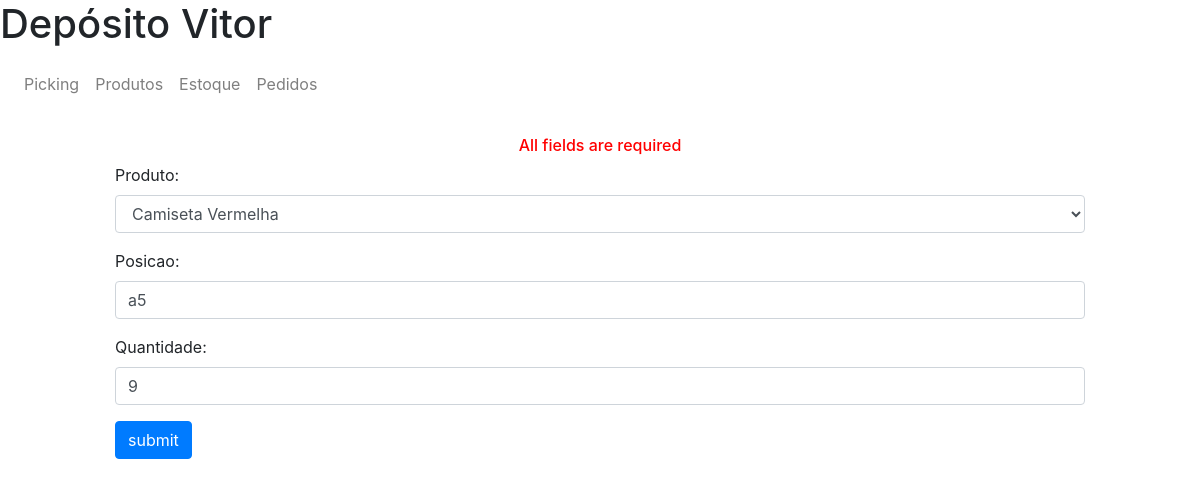
/editar-posicao/1, run on the app's committed database.
### deposito/models.py (models this page shows, shortened)
class Produto_posicao (models.Model):
    produto = models.ForeignKey(Produto, on_delete=models.CASCADE)
    posicao = models.CharField(max_length=31)
    quantidade = models.IntegerField()
    updated = models.DateTimeField(auto_now=True)

### deposito/views.py (the view)
# urls.py: path('editar-posicao/<int:pk>', views.editPosicao, name='editPosicao'),
def editPosicao (request, pk, template_name='deposito/edit_posicao.html'):
    posicao = get_object_or_404(Produto_posicao, id=pk)
    form = ProdutoPosicaoForm(request.POST or None, instance=posicao)
    if form.is_valid():
        form.save()
        return redirect('deposito:estoque')
    return render(request, template_name, {'form':form})

### deposito/forms.py
class ProdutoPosicaoForm(forms.ModelForm):
    class Meta:
        model = Produto_posicao
        fields = "__all__"

### deposito/models.py (called while the page is built)
    def __str__ (self):
        return self.nome

### deposito/templates/deposito/edit_posicao.html (shortened to what this page needs)
{% extends "deposito/base.html"%}
{% load widget_tweaks %}
{% block content %}
<div class="container-fluid">
    <div class="row">
        <div class="col-md-1 col-xs-1 col-sm-1"></div>
        <div class="col-md-10 col-xs-10 col-sm-10 ">
            <br />
            <h6 style="text-align:center;">
                <font color="red"> All fields are required</font>
            </h6>
        </div>
        <div class="col-md-1 col-xs-1 col-sm-1">
        </div>
    </div>
    <div class="row">
        <div class="col-md-1 col-xs-1 col-sm-1"></div>
        <div class="col-md-10 col-xs-10 col-sm-10">
            <form method="post" novalidate>
                {% for field in form.visible_fields %}
                <div class="form-group">
                    {{ field.label_tag }}
                    {% render_field field class="form-control" %}
                </div>
                {% endfor %}
                <button type="submit" class="btn btn-primary">submit</button>
            </form>
            <br>
        </div>
        <div class="col-md-1 col-xs-1 col-sm-1"></div>
    </div>
</div>
{% endblock %}

### data on the page
Produto_posicao: produto "Camiseta Vermelha" "a5" "9"

### other printed values
{{ field.label_tag }} "Produto:" "Posicao:" "Quantidade:"
